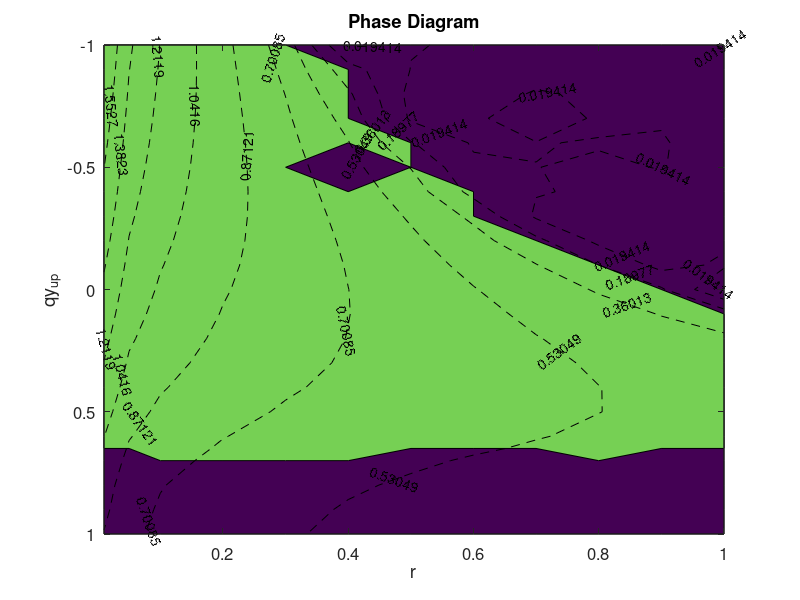
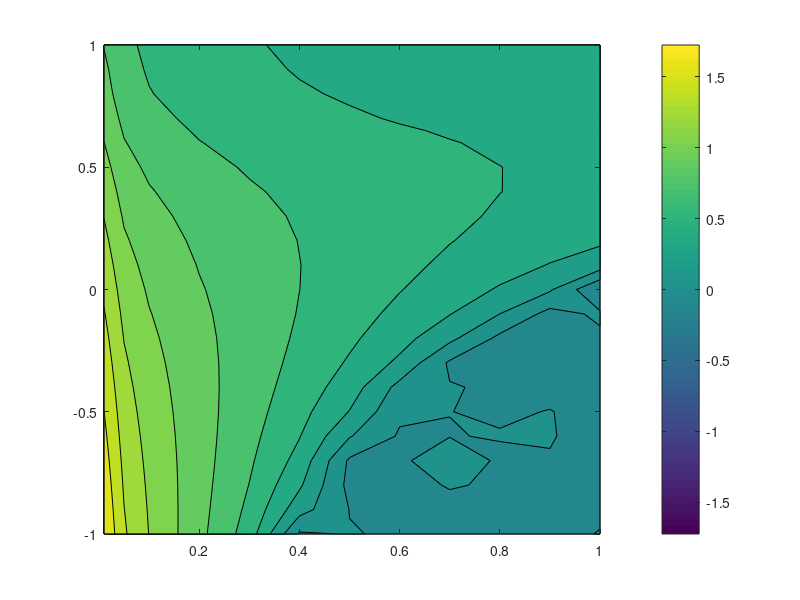

Here is the MATLAB script that generated these plots, in order: (Note: this script raises an error after producing the figures.)
% Mode or DRV plot

close all; clear;

%load('mode_or_drv/mode_or_drv_L16pi_t400.mat')

%load('mode_or_drv/mode_or_drv_N400_L32pi_t400.mat')

%load('mode_or_drv/mode_or_drv_N200_L8pi_t200_new.mat')

load('mode_or_drv/mode_or_drv_N400_L16pi_t200_new.mat')

% mode_or_drv(1:end-1,3) = NaN;
% mode_or_drv(1:end-1,4) = NaN;
%mode_or_drv(end,11:end) = NaN;
%mode_or_drv(end,1:10) = -1;
% 
% index = find(h==1);
% sigma(end,index:end) = 0;
% mode_or_drv(end,index:end) = NaN;
% mode_or_drv(end,index-2) = 1;
% mode_or_drv(1,6) = 1;


% sigma(end,19:end) = 0;
% mode_or_drv(sigma<=0) = NaN;
% b(sigma<=0) = NaN;
% sigma(sigma<=0) = NaN;

qy = 1-h;

[RR,hh] = meshgrid(qy,R);

figure(1)
contourf(hh,RR,mode_or_drv,[1 -1]); hold on
contour(hh,RR,sigma,'k--','ShowText','on')
set(gca,'Ydir','reverse')
xlabel('r'); ylabel('qy_{up}')
title('Phase Diagram')
set(gca,'FontSize',12)
%saveas(gcf,'/net/halo/disk28/disk7/mkohl/Mode_Kohl_OGorman/DRV_Paper/Figures/mode_or_drv','epsc')


drv = [-1,1];

figure(2)
contourf(hh,RR,sigma); hold on;
%contour(hh,RR,mode_or_drv,drv,'k--','ShowText','on')
colorbar
caxis([-max(sigma(:)) max(sigma(:))])
colormap(redblue)
set(gca,'Ydir','reverse')
xlabel('r'); ylabel('qy_{up}')
title('sigma')

figure(3)
contourf(hh,RR,b); colorbar
xlabel('r'); ylabel('qy_{up}')
set(gca,'Ydir','reverse')
title('b')

% for ii = 1:length(R)
%    figure;
%    plot(squeeze(ww(ii,4,:)))
% end